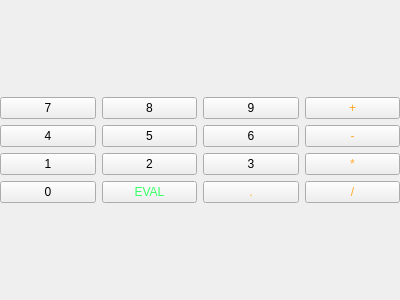
<?xml version="1.0" encoding="UTF-8"?>
<ui version="4.0">
 <class>Keyboard</class>
 <widget class="QWidget" name="Keyboard">
  <property name="geometry">
   <rect>
    <x>0</x>
    <y>0</y>
    <width>400</width>
    <height>300</height>
   </rect>
  </property>
  <property name="windowTitle">
   <string>Form</string>
  </property>
  <layout class="QGridLayout" name="gridLayout">
   <property name="leftMargin">
    <number>0</number>
   </property>
   <property name="topMargin">
    <number>0</number>
   </property>
   <property name="rightMargin">
    <number>0</number>
   </property>
   <property name="bottomMargin">
    <number>0</number>
   </property>
   <item row="0" column="0">
    <layout class="QHBoxLayout" name="horizontalLayout" stretch="0,0,0,0">
     <property name="spacing">
      <number>-1</number>
     </property>
     <item>
      <layout class="QVBoxLayout" name="verticalLayout_4">
       <item>
        <widget class="QPushButton" name="Button7">
         <property name="text">
          <string>7</string>
         </property>
        </widget>
       </item>
       <item>
        <widget class="QPushButton" name="Button4">
         <property name="text">
          <string>4</string>
         </property>
        </widget>
       </item>
       <item>
        <widget class="QPushButton" name="Button1">
         <property name="text">
          <string>1</string>
         </property>
        </widget>
       </item>
       <item>
        <widget class="QPushButton" name="Button0">
         <property name="text">
          <string>0</string>
         </property>
        </widget>
       </item>
      </layout>
     </item>
     <item>
      <layout class="QVBoxLayout" name="verticalLayout_3">
       <item>
        <widget class="QPushButton" name="Button8">
         <property name="text">
          <string>8</string>
         </property>
        </widget>
       </item>
       <item>
        <widget class="QPushButton" name="Button5">
         <property name="text">
          <string>5</string>
         </property>
        </widget>
       </item>
       <item>
        <widget class="QPushButton" name="Button2">
         <property name="text">
          <string>2</string>
         </property>
        </widget>
       </item>
       <item>
        <widget class="QPushButton" name="ButtonEval">
         <property name="styleSheet">
          <string notr="true">color: rgb(56, 255, 103);</string>
         </property>
         <property name="text">
          <string>EVAL</string>
         </property>
        </widget>
       </item>
      </layout>
     </item>
     <item>
      <layout class="QVBoxLayout" name="verticalLayout_2">
       <item>
        <widget class="QPushButton" name="Button9">
         <property name="text">
          <string>9</string>
         </property>
        </widget>
       </item>
       <item>
        <widget class="QPushButton" name="Button6">
         <property name="text">
          <string>6</string>
         </property>
        </widget>
       </item>
       <item>
        <widget class="QPushButton" name="Button3">
         <property name="text">
          <string>3</string>
         </property>
        </widget>
       </item>
       <item>
        <widget class="QPushButton" name="ButtonPoint">
         <property name="styleSheet">
          <string notr="true">color: rgb(255, 173, 44);</string>
         </property>
         <property name="text">
          <string>.</string>
         </property>
        </widget>
       </item>
      </layout>
     </item>
     <item>
      <layout class="QVBoxLayout" name="verticalLayout">
       <item>
        <widget class="QPushButton" name="ButtonPlus">
         <property name="styleSheet">
          <string notr="true">color: rgb(255, 173, 44);</string>
         </property>
         <property name="text">
          <string>+</string>
         </property>
        </widget>
       </item>
       <item>
        <widget class="QPushButton" name="ButtonMoins">
         <property name="styleSheet">
          <string notr="true">color: rgb(255, 173, 44);</string>
         </property>
         <property name="text">
          <string>-</string>
         </property>
        </widget>
       </item>
       <item>
        <widget class="QPushButton" name="ButtonMult">
         <property name="styleSheet">
          <string notr="true">color: rgb(255, 173, 44);</string>
         </property>
         <property name="text">
          <string>*</string>
         </property>
        </widget>
       </item>
       <item>
        <widget class="QPushButton" name="ButtonDiv">
         <property name="styleSheet">
          <string notr="true">color: rgb(255, 173, 44);</string>
         </property>
         <property name="text">
          <string>/</string>
         </property>
        </widget>
       </item>
      </layout>
     </item>
    </layout>
   </item>
  </layout>
 </widget>
 <resources/>
 <connections/>
</ui>
